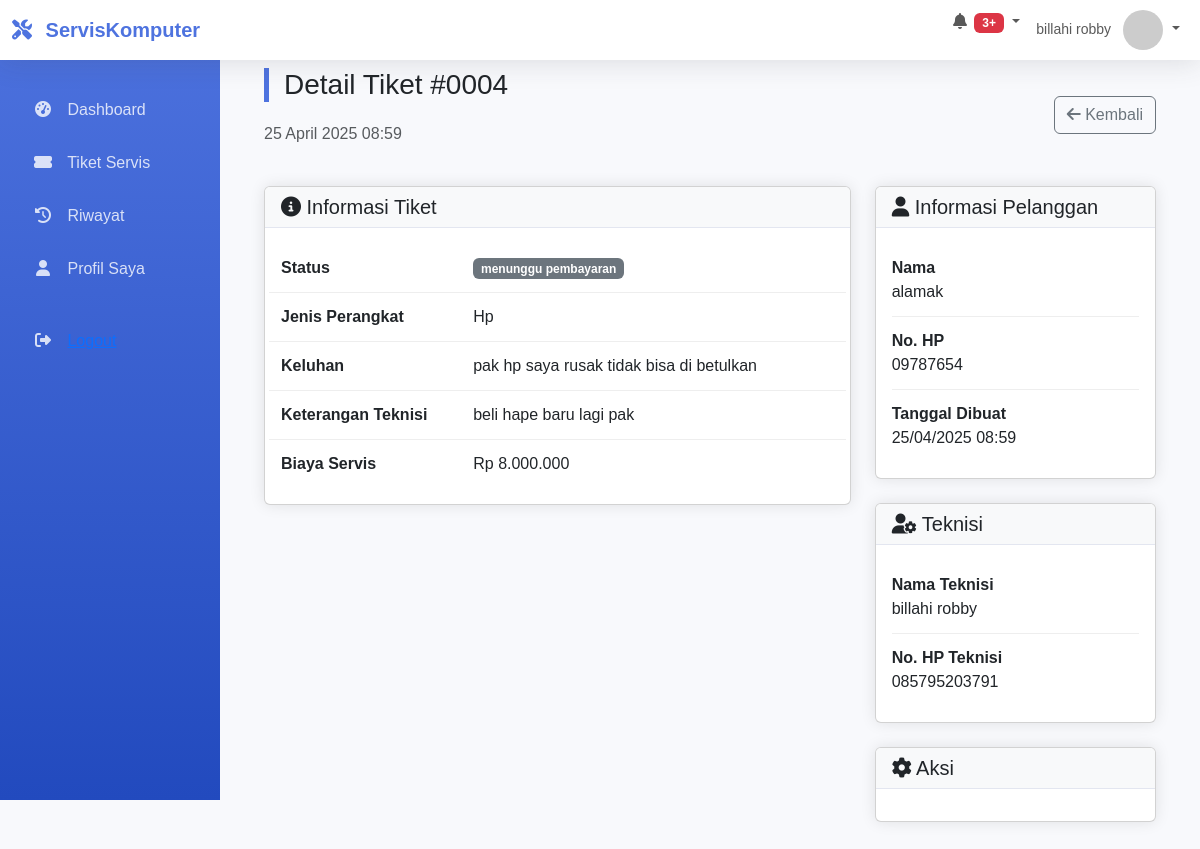
/admin/detail_tiket.php?id=4 (signed in), run on the app's committed database.
### tables this page shows
CREATE TABLE `tiket_servis` (
  `id` int NOT NULL,
  `user_id` int NOT NULL,
  `device_type` enum('hp','laptop','komputer') NOT NULL,
  `keluhan` text NOT NULL,
  `status` enum('pending','dikonfirmasi_admin','diproses_teknisi','selesai_diperbaiki','menunggu_pembayaran','lunas','servis_dibatalkan') DEFAULT 'pending',
  `biaya_servis` decimal(10,2) DEFAULT '0.00',
  `keterangan_teknisi` text,
  `bukti_pembayaran` varchar(255) DEFAULT NULL,
  `tanggal_dibuat` datetime DEFAULT CURRENT_TIMESTAMP,
  `tanggal_selesai` datetime DEFAULT NULL,
  `teknisi_id` int DEFAULT NULL,
  `keterangan_admin` varchar(225) DEFAULT NULL
);

CREATE TABLE `users` (
  `id` int NOT NULL,
  `username` varchar(50) NOT NULL,
  `password` varchar(50) NOT NULL,
  `nama` varchar(100) NOT NULL,
  `no_hp` varchar(20) NOT NULL,
  `role` enum('admin','teknisi','pelanggan') NOT NULL
);

### config/koneksi.php (called while the page is built, shortened)
<?php
$host = 'localhost';
$user = 'root';
$password = '';
$database = 'servis_komputer_db';
$koneksi = new mysqli($host, $user, $password, $database);
function bersihkan($data) {
    global $koneksi;
    return $koneksi->real_escape_string(strip_tags(trim($data)));
}
?>

### admin/detail_tiket.php (the view, shortened to what this page needs)
<?php
require '../config/koneksi.php';
$tiket_id = bersihkan($_GET['id']);
$query = "SELECT t.*,
          u.nama as nama_pelanggan,
          u.no_hp as hp_pelanggan,
          ut.nama as nama_teknisi,
          ut.no_hp as hp_teknisi
          FROM tiket_servis t
          JOIN users u ON t.user_id = u.id
          LEFT JOIN users ut ON t.teknisi_id = ut.id
          WHERE t.id='$tiket_id'";
$tiket = $koneksi->query($query)->fetch_assoc();
$back_url = $_SESSION['role'] == 'admin' ? 'kelola_tiket.php' : 'dashboard.php';
?>
<!DOCTYPE html>
<html lang="en">
<head>
    <link href="../assets/css/bootstrap.min.css" rel="stylesheet">
    <link rel="stylesheet" href="https://cdnjs.cloudflare.com/ajax/libs/font-awesome/6.0.0/css/all.min.css">
</head>
<body>
    <?php
    if ($_SESSION['role'] == 'admin') {
        include '../includes/navbar_admin.php';
    } elseif ($_SESSION['role'] == 'teknisi') {
        include '../includes/navbar_teknisi.php';
    } else {
        include '../includes/navbar_pelanggan.php';
    }
    ?>
    <div class="container mt-4 mb-5">
        <div class="d-flex justify-content-between align-items-center mb-4">
            <div>
                <h3 class="tiket-header">Detail Tiket #<?= str_pad($tiket['id'], 4, '0', STR_PAD_LEFT) ?></h3>
                <p class="text-muted"><?= date('d F Y H:i', strtotime($tiket['tanggal_dibuat'])) ?></p>
            </div>
            <a href="<?= $back_url ?>" class="btn btn-outline-secondary">
                <i class="fas fa-arrow-left"></i> Kembali
            </a>
        </div>
        <div class="row">
            <div class="col-lg-8">
                <div class="card info-card">
                    <div class="card-header">
                        <h5 class="mb-0"><i class="fas fa-info-circle"></i> Informasi Tiket</h5>
                    </div>
                    <div class="card-body">
                        <div class="detail-row row">
                            <div class="col-md-4 fw-bold">Status</div>
                            <div class="col-md-8">
                                <?php
                                $status_class = [
                                    'pending' => 'bg-warning',
                                    'dikonfirmasi_admin' => 'bg-info',
                                    'diproses_teknisi' => 'bg-primary',
                                    'selesai_diperbaiki' => 'bg-success',
                                    'menunggu_pembayaran' => 'bg-secondary',
                                    'lunas' => 'bg-success'
                                ];
                                ?>
                                <span class="badge status-badge <?= $status_class[$tiket['status']] ?>">
                                    <?= str_replace('_', ' ', $tiket['status']) ?>
                                </span>
                            </div>
                        </div>
                        <div class="detail-row row">
                            <div class="col-md-4 fw-bold">Jenis Perangkat</div>
                            <div class="col-md-8"><?= ucfirst($tiket['device_type']) ?></div>
                        </div>
                        <div class="detail-row row">
                            <div class="col-md-4 fw-bold">Keluhan</div>
                            <div class="col-md-8"><?= nl2br($tiket['keluhan']) ?></div>
                        </div>
                        <?php if (!empty($tiket['keterangan_teknisi'])): ?>
                        <div class="detail-row row">
                            <div class="col-md-4 fw-bold">Keterangan Teknisi</div>
                            <div class="col-md-8"><?= nl2br($tiket['keterangan_teknisi']) ?></div>
                        </div>
                        <?php endif; ?>
                        <?php if ($tiket['biaya_servis'] > 0): ?>
                        <div class="detail-row row">
                            <div class="col-md-4 fw-bold">Biaya Servis</div>
                            <div class="col-md-8">Rp <?= number_format($tiket['biaya_servis'], 0, ',', '.') ?></div>
                        </div>
                        <?php endif; ?>
                    </div>
                </div>
            </div>
            <div class="col-lg-4">
                <div class="card info-card">
                    <div class="card-header">
                        <h5 class="mb-0"><i class="fas fa-user"></i> Informasi Pelanggan</h5>
                    </div>
                    <div class="card-body">
                        <div class="detail-row">
                            <div class="fw-bold">Nama</div>
                            <div><?= $tiket['nama_pelanggan'] ?></div>
                        </div>
                        <div class="detail-row">
                            <div class="fw-bold">No. HP</div>
                            <div><?= $tiket['hp_pelanggan'] ?></div>
                        </div>
                        <div class="detail-row">
                            <div class="fw-bold">Tanggal Dibuat</div>
                            <div><?= date('d/m/Y H:i', strtotime($tiket['tanggal_dibuat'])) ?></div>
                        </div>
                    </div>
                </div>
                <?php if (!empty($tiket['teknisi_id'])): ?>
                <div class="card info-card mt-4">
                    <div class="card-header">
                        <h5 class="mb-0"><i class="fas fa-user-cog"></i> Teknisi</h5>
                    </div>
                    <div class="card-body">
                        <div class="detail-row">
                            <div class="fw-bold">Nama Teknisi</div>
                            <div><?= $tiket['nama_teknisi'] ?></div>
                        </div>
                        <div class="detail-row">
                            <div class="fw-bold">No. HP Teknisi</div>
                            <div><?= $tiket['hp_teknisi'] ?></div>
                        </div>
                    </div>
                </div>
                <?php endif; ?>
                <?php if ($_SESSION['role'] == 'admin' || $_SESSION['role'] == 'teknisi'): ?>
                <div class="card info-card mt-4">
                    <div class="card-header">
                        <h5 class="mb-0"><i class="fas fa-cog"></i> Aksi</h5>
                    </div>
                    <div class="card-body">
                    </div>
                </div>
                <?php endif; ?>
            </div>
        </div>
    </div>
</body>
</html>

### admin/detail_tiket.php (style rules this page uses)
.tiket-header { border-left: 5px solid #4e73df; padding-left: 15px; margin-bottom: 20px; }
.info-card { border-radius: 10px; box-shadow: 0 0 15px rgba(0,0,0,0.1); margin-bottom: 20px; }
.info-card .card-header { background-color: #f8f9fa; border-bottom: 1px solid #e3e6f0; font-weight: 600; }
.status-badge { font-size: 1rem; padding: 8px 15px; border-radius: 50px; }
.detail-row { border-bottom: 1px solid #eee; padding: 12px 0; }
.detail-row:last-child { border-bottom: none; }

### includes/navbar_teknisi.php (style rules this page uses)
:root { --primary-color: #4e73df; --secondary-color: #f8f9fc; --dark-color: #5a5c69; }
body { font-family: 'Nunito', sans-serif; background-color: #f8f9fc; }

### data on the page
tiket_servis: id "0004", tanggal_dibuat "25 April 2025 08:59", status "menunggu pembayaran", device_type "Hp", keluhan "pak hp saya rusak tidak bisa di betulkan", keterangan_teknisi "beli hape baru lagi pak", biaya_servis "8.000.000", user.nama "alamak", user.no_hp "09787654", tanggal_dibuat "25/04/2025 08:59", teknisi.nama "billahi robby", teknisi.no_hp "085795203791"

### other printed values
$_SESSION['nama'] "billahi robby"
